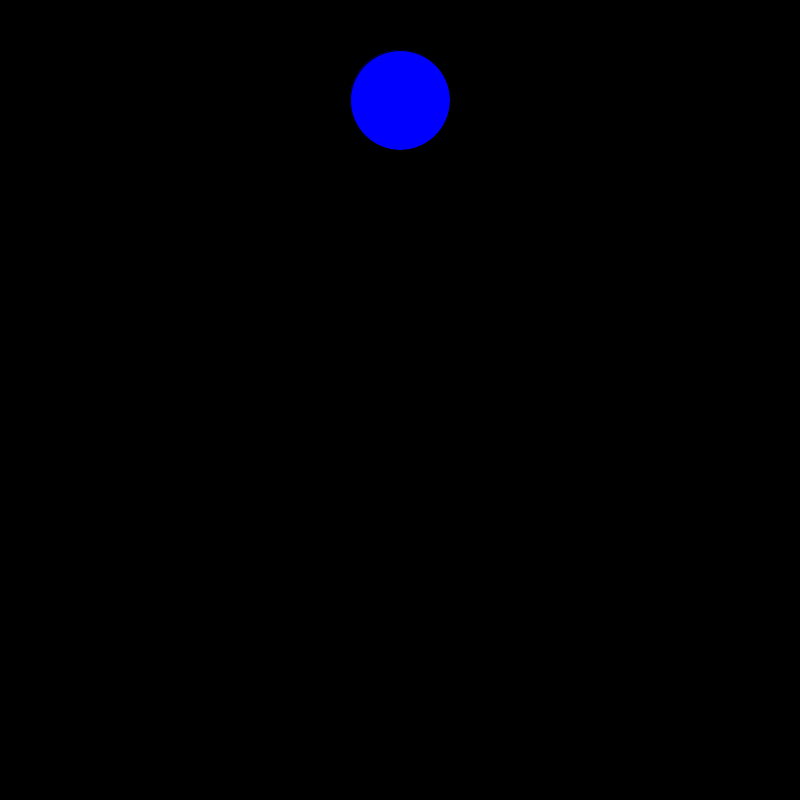
Frame 1 (no input)
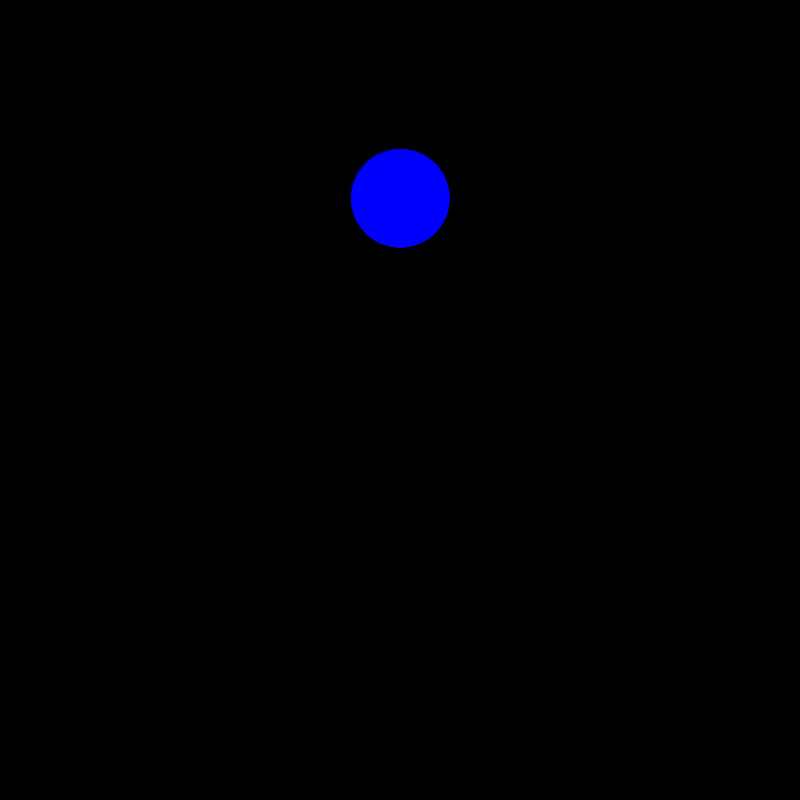
Frame 60 (the mouse pressed at the canvas centre just before this capture)
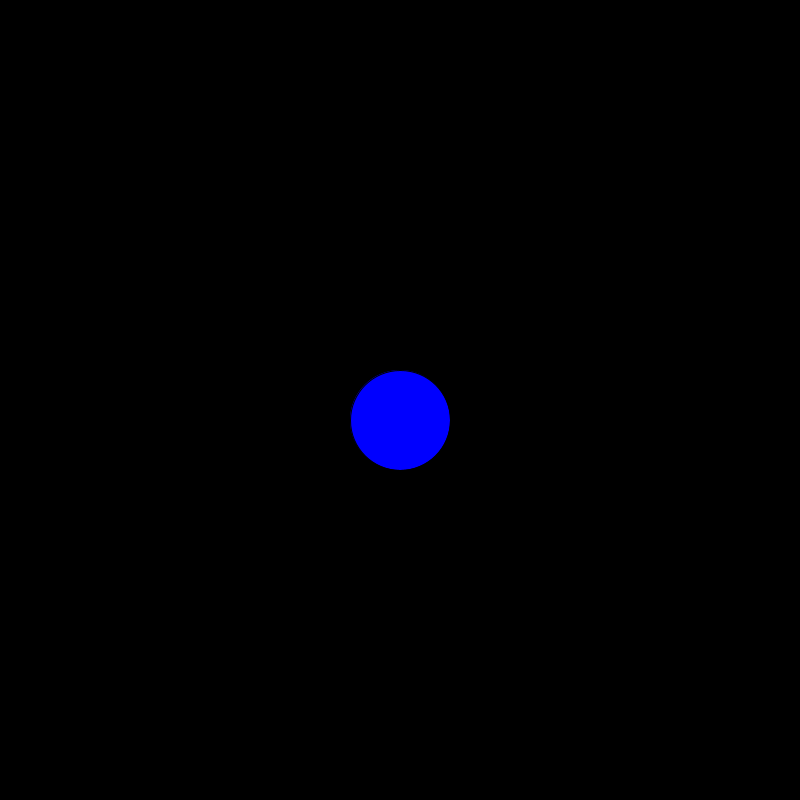
Frame 120 (the mouse held since frame 60 and released just before this capture)

The Processing sketch that drew these frames (run headless with seeded random() and noise(); from frame 60 on, the mouse is pressed at the canvas centre):

// Processing sketch: gravity_ball
// ── gravity_ball.pde
float x,y,grav,vx,vy;
int sz=100;
void setup(){
  size(800,800);
  x=width/2;
  y=100;
  vx=0;
  vy=0;
  grav=1;
}  

void draw(){
  background(0);
  fill(0,0,255);
  ellipse(x,y,sz,sz);
  vy+=grav;
  x+=vx;
  y+=vy;
  if(y+sz/2>height){
    y=height-sz/2;
   vy=-vy;
  }
}
